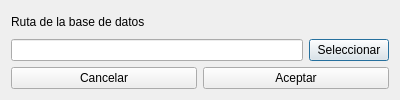
<?xml version="1.0" encoding="UTF-8"?>
<ui version="4.0">
 <class>SelectDatabaseDialog</class>
 <widget class="QDialog" name="SelectDatabaseDialog">
  <property name="geometry">
   <rect>
    <x>0</x>
    <y>0</y>
    <width>400</width>
    <height>100</height>
   </rect>
  </property>
  <property name="minimumSize">
   <size>
    <width>400</width>
    <height>100</height>
   </size>
  </property>
  <property name="maximumSize">
   <size>
    <width>400</width>
    <height>100</height>
   </size>
  </property>
  <property name="windowTitle">
   <string>Selección de la base de datos</string>
  </property>
  <layout class="QVBoxLayout" name="verticalLayout">
   <item>
    <widget class="QLabel" name="label">
     <property name="text">
      <string>Ruta de la base de datos</string>
     </property>
    </widget>
   </item>
   <item>
    <layout class="QHBoxLayout" name="horizontalLayout_2">
     <item>
      <widget class="QLineEdit" name="selectedPath"/>
     </item>
     <item>
      <widget class="QPushButton" name="windowPath">
       <property name="text">
        <string>Seleccionar</string>
       </property>
      </widget>
     </item>
    </layout>
   </item>
   <item>
    <layout class="QHBoxLayout" name="horizontalLayout">
     <item>
      <widget class="QPushButton" name="cancelButton">
       <property name="text">
        <string>Cancelar</string>
       </property>
      </widget>
     </item>
     <item>
      <widget class="QPushButton" name="acceptButton">
       <property name="text">
        <string>Aceptar</string>
       </property>
      </widget>
     </item>
    </layout>
   </item>
  </layout>
 </widget>
 <resources/>
 <connections/>
</ui>
